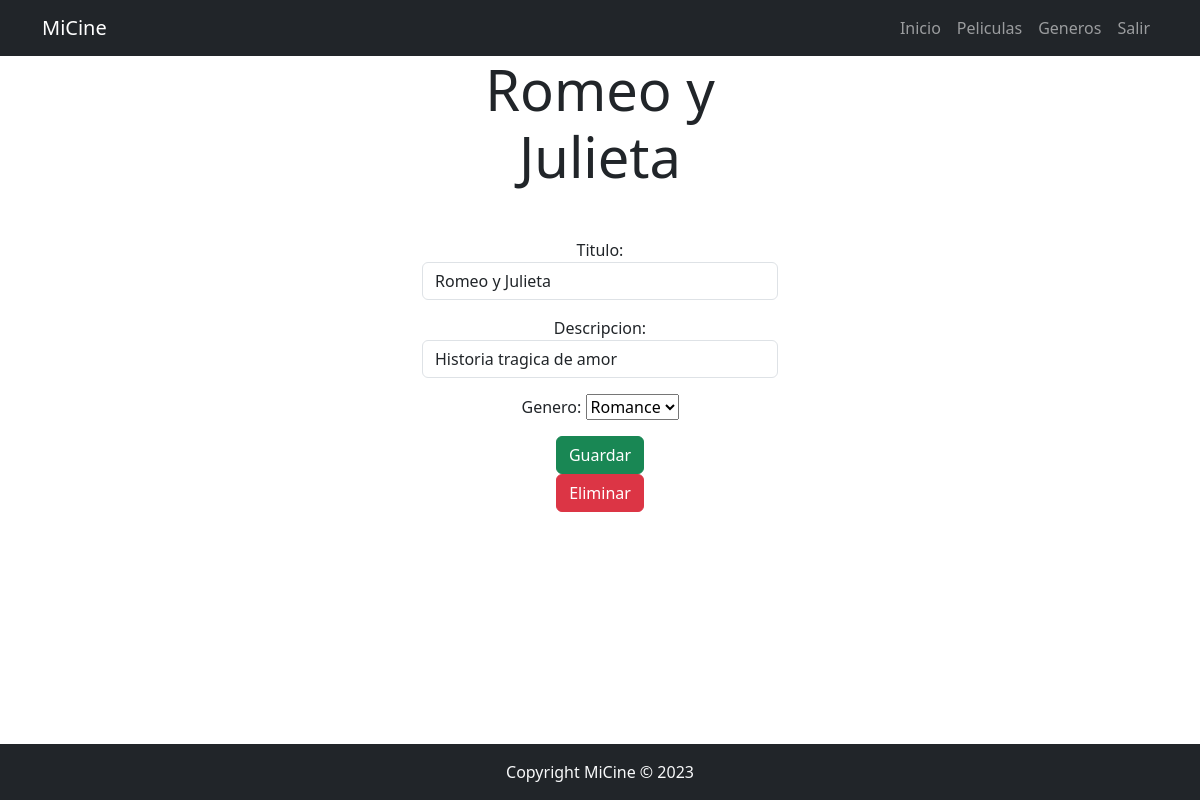
The app's page /peliculas/6/ (signed in) with its own data.
### peliculas/models.py (models this page shows, shortened)
class Pelicula(models.Model):
    titulo = models.CharField(max_length=50)
    descripcion=models.TextField()
    genero=models.ForeignKey(Genero, on_delete=models.CASCADE)
    user=models.ForeignKey(User, on_delete=models.CASCADE)
    created=models.DateTimeField(auto_now_add=True)

### generos/models.py (models this page shows)
class Genero (models.Model):
    titulo = models.CharField(max_length=50)
    created=models.DateTimeField(auto_now_add=True)
    user=models.ForeignKey(User, on_delete=models.CASCADE)
    def __str__(self):
        return self.titulo

### peliculas/views.py (the view, shortened to what this page needs)
# urls.py: path('<int:pelicula_id>/', views.pelicula_detalle, name='pelicula_detalle'),
@login_required
def pelicula_detalle(request, pelicula_id):
    if request.method == 'GET':
        pelicula = get_object_or_404(Pelicula, pk=pelicula_id, user = request.user)
        form = PeliculaForm(instance=pelicula)
        return render(request, 'pelicula_detalles.html', {'pelicula': pelicula, 'form': form})

### peliculas/forms.py
class PeliculaForm(forms.ModelForm):
    class Meta:
        model= Pelicula
        fields = ['titulo', 'descripcion', 'genero']
        widgets={
            'titulo': forms.TextInput(attrs={'class': 'form-control m-auto', 'placeholder': 'Escribe titulo aqui',}),
            'descripcion': forms.TextInput(attrs={'class': 'form-control m-auto', 'placeholder': 'Escribe descripcion aqui',})
        }

### peliculas/templates/pelicula_detalles.html (shortened to what this page needs)
{% extends 'base.html'%}
{% block content%}
<main class="container">
    <div class="row ">
            <div class="col-md-4 offset-md-4 text-center ">
                <h1 class="display-4 text-center">{{pelicula.titulo}}</h1>
                <div class="mt-5">
                    <form method="POST">
                        {{form.as_p}}
                        <button class="btn btn-success"> Guardar </button>
                    </form>
                    <form action="{% url 'eliminar_pelicula' pelicula.id %}" method="POST">
                        <button class="btn btn-danger pull-right"> Eliminar </button>
                    </form>
            </div>
    </div>
</main>
{% endblock %}

### records on screen
Pelicula: titulo "Romeo y Julieta", descripcion "Historia tragica de amor", genero "Romance"
